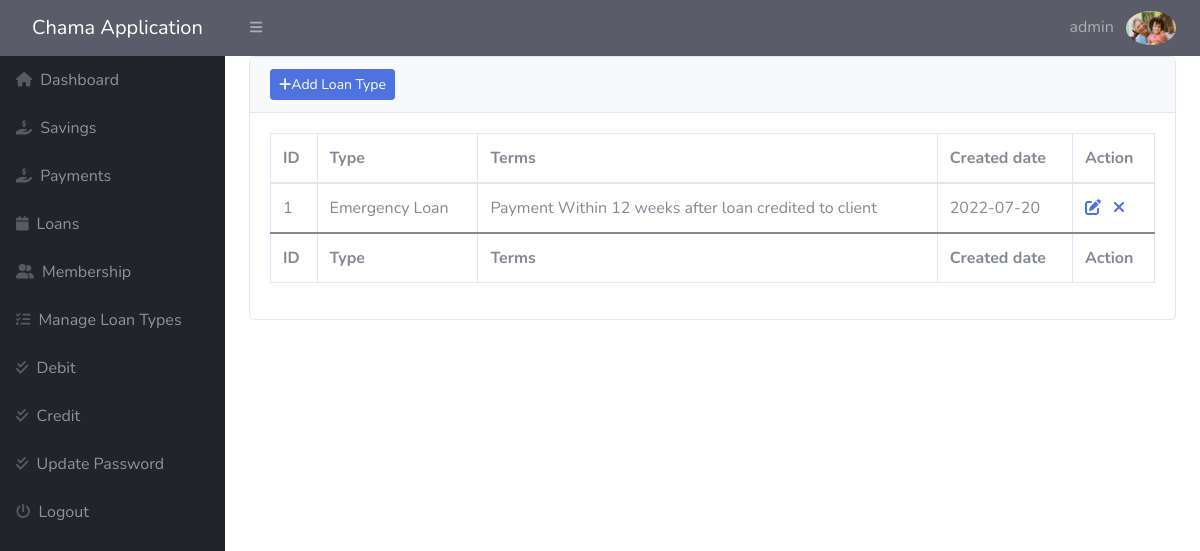
The page /admin/manage-plan.php (signed in) on the database its author committed.
### tables this page shows
CREATE TABLE `plans` (
  `id` int(11) NOT NULL,
  `type` varchar(30) NOT NULL,
  `terms` varchar(10000) NOT NULL,
  `creationdate` date NOT NULL DEFAULT current_timestamp(),
  `status` int(11) NOT NULL
);

### admin/manage-plan.php (the view, shortened to what this page needs)
<?php
include('includes/config.php');
if (strlen($_SESSION['alogin']) == 0) {
    header('location: login.php');
} else {
    ?>
<!DOCTYPE html>
<html lang="en">
    <head>
        <link href="https://cdn.jsdelivr.net/npm/simple-datatables@latest/dist/style.css" rel="stylesheet" />
        <link href="css/styles.css" rel="stylesheet" />
    <link href="vendor/fontawesome-free/css/all.min.css" rel="stylesheet" type="text/css">
    <link href="css/sb-admin-2.min.css" rel="stylesheet">
    <link href="vendor/datatables/dataTables.bootstrap4.min.css" rel="stylesheet">
    </head>
</head>
<body class="sb-nav-fixed">
    <div id="layoutSidenav">
    <?php include('includes/header.php');?>
<?php include('includes/sidebar.php');?>
<div id="layoutSidenav_content" id="content-wrapper">
                <main>
                    <div class="container-fluid px-4">
                                               <div class="card mb-4">
                            <div class="card-header">
                            <a href="add-plan.php" id="create_new" align="right" class="btn btn-sm btn-primary"><span class="fas fa-plus"></span>Add Loan Type</a>
                            </div>
                              <div class="card-body">
                              <table id="dataTable" class="table table-bordered"   width="100%" cellspacing="0">
                                    <thead>
                                        <tr>
                                        <th>ID</th>
                                            <th>Type</th>
                                            <th>Terms</th>
                                            <th>Created date</th>
                                            <th>Action</th>
                                        </tr>
                                    </thead>
                                    <tfoot>
                                        <tr>
                                            <th>ID</th>
                                            <th>Type</th>
                                            <th>Terms</th>
                                            <th>Created date</th>
                                            <th>Action</th>
                                        </tr>
                                    </tfoot>
                                    <tbody>
                                    <?php
                                    $sql = "SELECT plans.* from plans where `status`=1";
                                        $query = $dbh->prepare($sql);
                                        $query->execute();
                                        $results = $query->fetchAll(PDO::FETCH_OBJ);
                                        $cnt = 1;
                                        if ($query->rowCount() > 0) {
                                            foreach ($results as $result) {
                                             ?>
                                        <tr>
                                        <td><?php echo htmlentities($cnt); ?></td>
                                        <td><?php echo htmlentities($result->type); ?></td>
                                          <td><?php echo htmlentities($result->terms); ?></td>
                                    <td><?php echo htmlentities($result->creationdate); ?></td>
                                    <td><a href="edit-plan.php?id=<?php echo $result->id;?>"><i class="fa fa-edit"></i></a>&nbsp;&nbsp;
<a href="manage-plan.php?del=<?php echo $result->id;?>" class="delete" title="Delete" data-toggle="tooltip" onclick="return confirm('Do you want to delete?');"><i class="fa fa-close"></i></a></td>
                                        </tr>
                                        <?php $cnt = $cnt + 1;
                                            }
                                        } ?>
                                    </tbody>
                                </table>
                            </div>
                        </div>
                    </div>
                </main>
            </div>
        </div>
    </body>
</html>
<?php } ?>

### admin/includes/header.php (shortened to what this page needs)
        <nav class="sb-topnav navbar navbar-expand navbar-dark bg-dark">
            <a class="navbar-brand ps-3" href="#">Chama Application </a>
            <button class="btn btn-link btn-sm order-1 order-lg-0 me-4 me-lg-0" id="sidebarToggle" href="#!"><i class="fas fa-bars"></i></button>
    <ul class="navbar-nav ml-auto">
<li class="nav-item dropdown no-arrow">
    <a class="nav-link dropdown-toggle" href="#" id="userDropdown" role="button"
       data-toggle="dropdown" aria-haspopup="true" aria-expanded="false">
        <span class="mr-2 d-none d-lg-inline text-red-600 large">
        <?php
                    $email = $_SESSION['alogin'];
                    $sql2 = "SELECT * FROM `admin` WHERE `email`=:email;";
                    $query = $dbh->prepare($sql2);
                    $query->bindParam(':email', $email, PDO::PARAM_STR);
                    $query->execute();
                    $results = $query->fetchAll(PDO::FETCH_OBJ);
                    if ($query->rowCount() > 0) {
                        foreach ($results as $result) {
                            echo $result->username;
                        }
                    ?></span>
                 <img   src="photo/<?php echo ($result->profilepic);}?>" class="img-profile rounded-circle" style="width:50px" alt="Cinque Terre">
        </a>
</li>
</ul>
        </nav>

### rows shown on the page
plans: type "Emergency Loan", terms "Payment Within 12 weeks after loan credited to client", creationdate "2022-07-20"

### other values the page prints
$result->username "admin"
